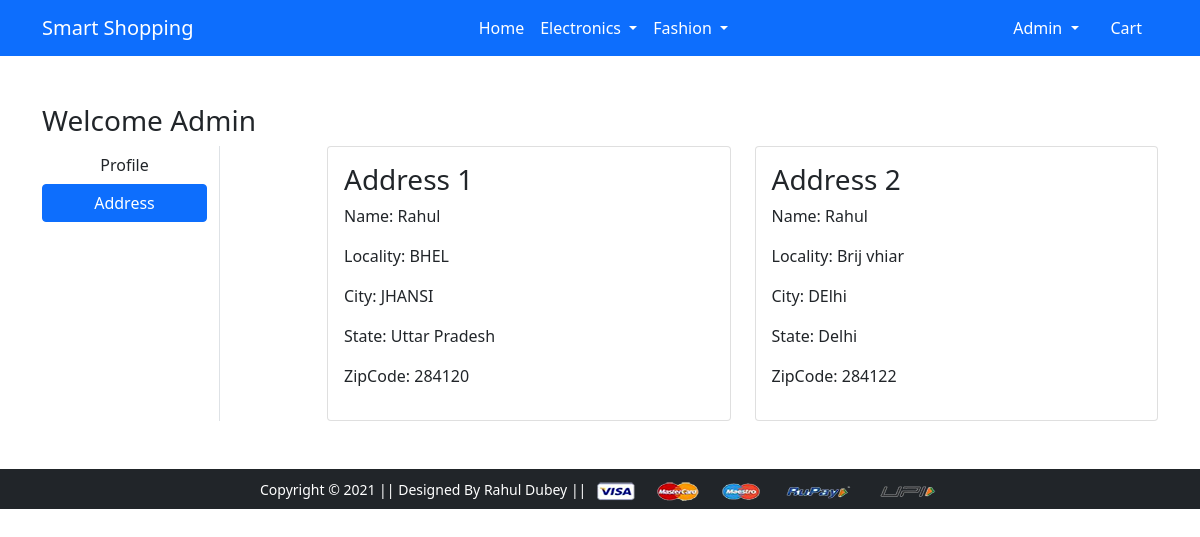
Page /address/ (signed in) on the earlier database version.
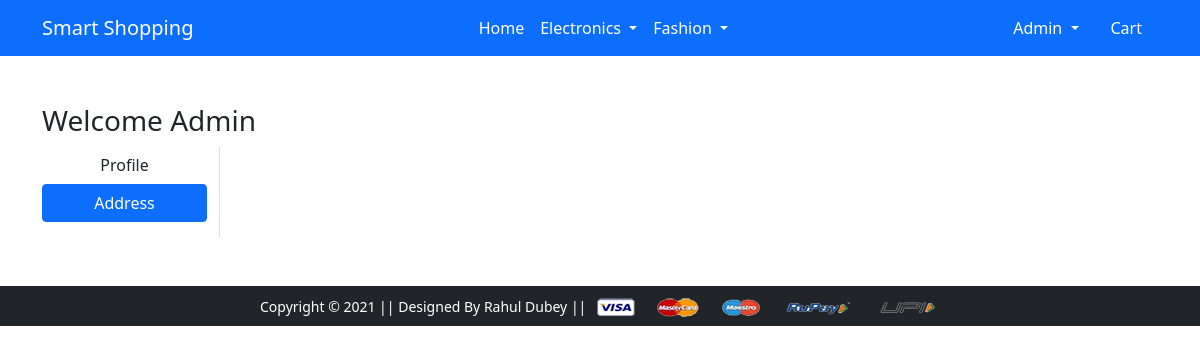
Same page on the later database version.
### app/models.py (models this page shows, shortened)
class Customer(models.Model):
    user        = models.ForeignKey(User, on_delete=models.CASCADE)
    name        = models.CharField(max_length=200)
    locality    = models.CharField(max_length=200)
    city        = models.CharField(max_length=50)
    zipcode     = models.IntegerField()
    state = models.CharField(choices=STATE_CHOICES,max_length=50)

### app/views.py (the view)
# urls.py: path('address/', views.address, name='address'),
@login_required
def address(request):
 add = Customer.objects.filter(user=request.user)
 return render(request, 'app/address.html',{'add':add,'active':'btn-primary'})

### app/templates/app/address.html (shortened to what this page needs)
{% extends 'app/base.html' %}
{% load static %}
{% block main-content %}
<div class="container my-5">
 <div class="row">
   <h3>Welcome <span class="text-capitalize">{{request.user}}</span></h3>
  <div class="col-sm-2 border-end">
   <ul class="list-unstyled">
    <li class="d-grid"><a href="{% url 'profile' %}" class="btn ">Profile</a></li>
    <li class="d-grid"><a href="{% url 'address' %}" class="btn {{active}}">Address</a></li>
   </ul>
  </div>
  <div class="col-sm-9 offset-sm-1">
   <div class="row">
    {% for ad in add  %}
    <div class="col-sm-6">
     <div class="card">
      <div class="card-body">
       <h3>Address {{forloop.counter}}</h3>
       <p>Name: {{ad.name}}</p>
       <p>Locality: {{ad.locality}}</p>
       <p>City: {{ad.city}}</p>
       <p>State: {{ad.state}}</p>
       <p>ZipCode: {{ad.zipcode}}</p>
      </div>
     </div>
    </div>
    {% endfor %}
      </div>
     </div>
    </div>
   </div>
{% endblock main-content %}

Differences in the rows shown:
removed Customer: name "Rahul", locality "BHEL", city "JHANSI", state "Uttar Pradesh", zipcode "284120"
removed Customer: name "Rahul", locality "Brij vhiar", city "DElhi", state "Delhi", zipcode "284122"
